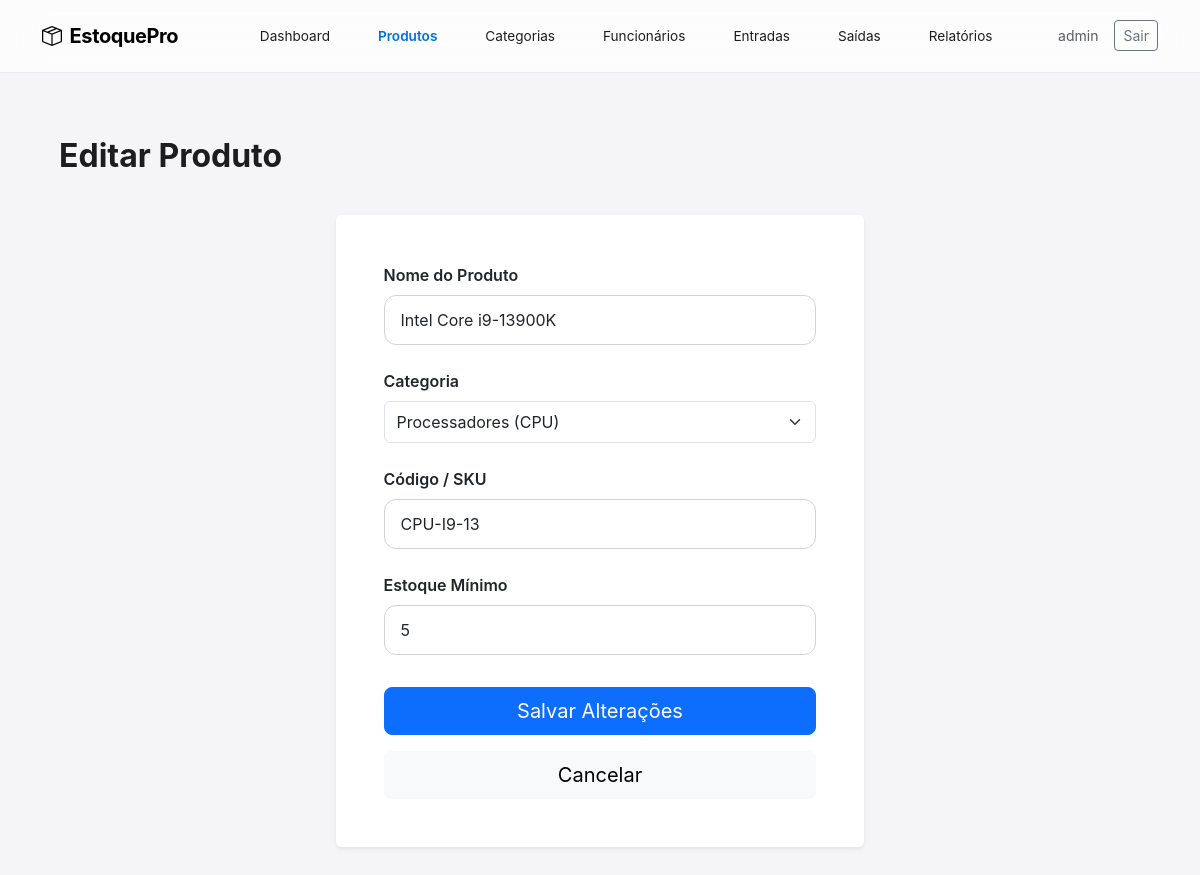
/produtos/editar/1 (signed in), run on the app's committed database.
### app/models.py (models this page shows, shortened)
class User(UserMixin, db.Model):
    id = db.Column(db.Integer, primary_key=True)
    username = db.Column(db.String(64), unique=True, nullable=False)
    password_hash = db.Column(db.String(128))

class Produto(db.Model):
    id = db.Column(db.Integer, primary_key=True)
    nome = db.Column(db.String(128), nullable=False)
    codigo = db.Column(db.String(64), unique=True, nullable=False)
    categoria_id = db.Column(db.Integer, db.ForeignKey('categoria.id'))
    estoque_minimo = db.Column(db.Integer, default=0)
    estoque_atual = db.Column(db.Integer, default=0)
    descricao = db.Column(db.Text)
    movimentacoes = db.relationship('Movimentacao', backref='produto', lazy='dynamic')

### app/routes/produtos.py (the view, shortened to what this page needs)
@produtos_bp.route('/editar/<int:id>', methods=['GET', 'POST'])
@login_required
def editar(id):
    produto = Produto.query.get_or_404(id)
    categorias = Categoria.query.all()
    return render_template('produtos/form.html', produto=produto, categorias=categorias)

### app/models.py (called while the page is built)
@login_manager.user_loader
def load_user(id):
    return User.query.get(int(id))

### app/templates/produtos/form.html (shortened to what this page needs)
{% extends "base.html" %}
{% block content %}
<div class="d-flex justify-content-between flex-wrap flex-md-nowrap align-items-center pt-3 pb-2 mb-4">
    <h1 class="h2 fw-bold">{{ 'Editar Produto' if produto else 'Novo Produto' }}</h1>
</div>
<div class="row justify-content-center">
    <div class="col-md-6">
        <div class="card border-0 shadow-sm">
            <div class="card-body p-5">
                <form method="POST">
                    <div class="mb-4">
                        <label class="form-label fw-semibold">Nome do Produto</label>
                        <input type="text" name="nome" class="form-control form-control-lg"
                               value="{{ produto.nome if produto else '' }}" placeholder="Ex: Rolamento XYZ" required>
                    </div>
                    <div class="mb-4">
                        <label class="form-label fw-semibold">Categoria</label>
                        <select name="categoria_id" class="form-select form-control-lg" required>
                            {% for c in categorias %}
                            <option value="{{ c.id }}" {{ 'selected' if produto and produto.categoria_id == c.id else '' }}>
                                {{ c.nome }}
                            </option>
                            {% endfor %}
                        </select>
                    </div>
                    <div class="mb-4">
                        <label class="form-label fw-semibold">Código / SKU</label>
                        <input type="text" name="codigo" class="form-control form-control-lg"
                               value="{{ produto.codigo if produto else '' }}" placeholder="Ex: ROL-001" required>
                    </div>
                    <div class="mb-4">
                        <label class="form-label fw-semibold">Estoque Mínimo</label>
                        <input type="number" name="estoque_minimo" class="form-control form-control-lg"
                               value="{{ produto.estoque_minimo if produto else '0' }}" required>
                    </div>
                    <div class="d-grid gap-3 pt-2">
                        <button type="submit" class="btn btn-primary btn-lg">
                            {{ 'Salvar Alterações' if produto else 'Cadastrar Produto' }}
                        </button>
                        <a href="{{ url_for('produtos.listar') }}" class="btn btn-light btn-lg">Cancelar</a>
                    </div>
                </form>
            </div>
        </div>
    </div>
</div>
{% endblock %}

### app/templates/base.html (shortened to what this page needs)
<!DOCTYPE html>
<html lang="pt-br">
<head>
    <link href="https://cdn.jsdelivr.net/npm/bootstrap@5.3.0/dist/css/bootstrap.min.css" rel="stylesheet">
    <link rel="stylesheet" href="https://cdn.jsdelivr.net/npm/bootstrap-icons@1.11.0/font/bootstrap-icons.css">
    <link rel="stylesheet" href="https://cdn.jsdelivr.net/npm/gridstack@10.3.1/dist/gridstack.min.css" />
    <link rel="stylesheet" href="{{ url_for('static', filename='css/style.css') }}">
</head>
<body>
    <nav class="navbar navbar-expand-lg sticky-top">
        <div class="container">
            <a class="navbar-brand fw-bold" href="{{ url_for('dashboard.index') }}">
                <i class="bi bi-box-seam me-2"></i>EstoquePro
            </a>
            <div class="collapse navbar-collapse" id="navbarNav">
                <ul class="navbar-nav mx-auto">
                    <li class="nav-item">
                        <a class="nav-link {{ 'active' if request.endpoint == 'dashboard.index' }}" href="{{ url_for('dashboard.index') }}">Dashboard</a>
                    </li>
                    <li class="nav-item">
                        <a class="nav-link {{ 'active' if 'produtos' in request.endpoint }}" href="{{ url_for('produtos.listar') }}">Produtos</a>
                    </li>
                    <li class="nav-item">
                        <a class="nav-link {{ 'active' if 'categorias' in request.endpoint }}" href="{{ url_for('categorias.listar') }}">Categorias</a>
                    </li>
                    <li class="nav-item">
                        <a class="nav-link {{ 'active' if 'funcionarios' in request.endpoint }}" href="{{ url_for('funcionarios.listar') }}">Funcionários</a>
                    </li>
                    <li class="nav-item">
                        <a class="nav-link {{ 'active' if 'listar_entradas' in request.endpoint }}" href="{{ url_for('movimentacoes.listar_entradas') }}">Entradas</a>
                    </li>
                    <li class="nav-item">
                        <a class="nav-link {{ 'active' if 'listar_saidas' in request.endpoint }}" href="{{ url_for('movimentacoes.listar_saidas') }}">Saídas</a>
                    </li>
                    <li class="nav-item">
                        <a class="nav-link {{ 'active' if 'relatorios' in request.endpoint }}" href="{{ url_for('relatorios.index') }}">Relatórios</a>
                    </li>
                </ul>
                <div class="d-flex align-items-center">
                    <span class="text-muted me-3 small">{{ current_user.username }}</span>
                    <a href="{{ url_for('auth.logout') }}" class="btn btn-outline-secondary btn-sm">Sair</a>
                </div>
            </div>
        </div>
    </nav>
    <div class="container-fluid px-md-5 py-5">
        <div class="max-width-container mx-auto">
        {% block content %}{% endblock %}
    </div>
</body>
</html>

### app/static/css/style.css (style rules this page uses)
:root { --apple-bg: #f5f5f7; --apple-nav: rgba(255, 255, 255, 0.72); --pastel-blue: #e3f2fd; --pastel-green: #e8f5e9; --pastel-yellow: #fff9c4; --pastel-red: #ffebee; --text-main: #1d1d1f; --text-muted: #86868b; --accent: #0071e3; --card-shadow: 0 8px 30px rgba(0,0,0,0.04); }
body { font-family: -apple-system, BlinkMacSystemFont, "SF Pro Text", "SF Pro Display", "Helvetica Neue", Arial, sans-serif; background-color: var(--apple-bg); color: var(--text-main); -webkit-font-smoothing: antialiased; overflow-x: hidden; }
.max-width-container { max-width: 1800px; width: 95%; margin-left: auto; margin-right: auto; }
@media (max-width: 1400px) { .max-width-container { width: 98%; } }
.navbar { background-color: var(--apple-nav); backdrop-filter: saturate(180%) blur(20px); -webkit-backdrop-filter: saturate(180%) blur(20px); border-bottom: 1px solid rgba(0,0,0,0.08); padding: 1rem 0; transition: all 0.3s ease; }
.navbar-brand { font-size: 1.25rem; letter-spacing: -0.02em; }
.nav-link { color: var(--text-main) !important; font-size: 0.85rem; font-weight: 400; padding: 0.5rem 1.5rem !important; transition: all 0.2s ease; border-radius: 8px; }
.nav-link.active { font-weight: 600; color: var(--accent) !important; }
.form-control { border-radius: 12px; border: 1px solid #d2d2d7; padding: 12px 16px; font-size: 1rem; transition: all 0.2s; }

### data on the page
User: username "admin"
Produto: nome "Intel Core i9-13900K", codigo "CPU-I9-13", estoque_minimo "5"

### other printed values
{{ 'Editar Produto' if produto else 'Novo Produto' }} "Editar Produto"
{{ 'Salvar Alterações' if produto else 'Cadastrar Produto' }} "Salvar Alterações"
form field categoria_id "Processadores (CPU)"
